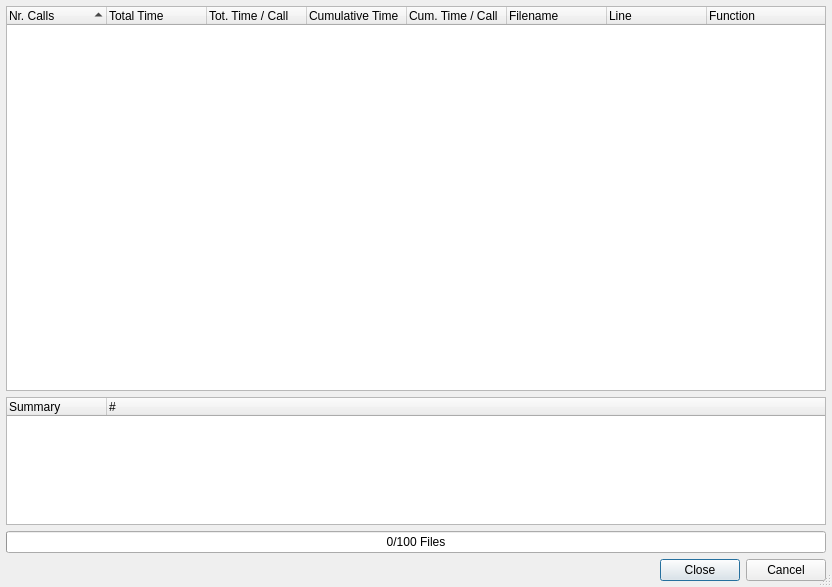
<?xml version="1.0" encoding="UTF-8"?>
<ui version="4.0">
 <class>PyProfileDialog</class>
 <widget class="QDialog" name="PyProfileDialog">
  <property name="geometry">
   <rect>
    <x>0</x>
    <y>0</y>
    <width>832</width>
    <height>587</height>
   </rect>
  </property>
  <property name="sizePolicy">
   <sizepolicy hsizetype="Expanding" vsizetype="Expanding">
    <horstretch>0</horstretch>
    <verstretch>3</verstretch>
   </sizepolicy>
  </property>
  <property name="windowTitle">
   <string>Profile Results</string>
  </property>
  <property name="whatsThis">
   <string>&lt;b&gt;Profile Results&lt;/b&gt;
&lt;p&gt;This dialog shows the profile results.&lt;/p&gt;</string>
  </property>
  <property name="sizeGripEnabled">
   <bool>true</bool>
  </property>
  <layout class="QVBoxLayout">
   <item>
    <widget class="QTreeWidget" name="resultList">
     <property name="sizePolicy">
      <sizepolicy hsizetype="Expanding" vsizetype="Expanding">
       <horstretch>0</horstretch>
       <verstretch>3</verstretch>
      </sizepolicy>
     </property>
     <property name="whatsThis">
      <string>&lt;b&gt;Profile Results&lt;/b&gt;
&lt;p&gt;This list shows the profile results. There are several actions available via the context menu.&lt;/p&gt;</string>
     </property>
     <property name="alternatingRowColors">
      <bool>true</bool>
     </property>
     <property name="rootIsDecorated">
      <bool>false</bool>
     </property>
     <property name="itemsExpandable">
      <bool>false</bool>
     </property>
     <property name="sortingEnabled">
      <bool>true</bool>
     </property>
     <column>
      <property name="text">
       <string>Nr. Calls</string>
      </property>
     </column>
     <column>
      <property name="text">
       <string>Total Time</string>
      </property>
     </column>
     <column>
      <property name="text">
       <string>Tot. Time / Call</string>
      </property>
     </column>
     <column>
      <property name="text">
       <string>Cumulative Time</string>
      </property>
     </column>
     <column>
      <property name="text">
       <string>Cum. Time / Call</string>
      </property>
     </column>
     <column>
      <property name="text">
       <string>Filename</string>
      </property>
     </column>
     <column>
      <property name="text">
       <string>Line</string>
      </property>
     </column>
     <column>
      <property name="text">
       <string>Function</string>
      </property>
     </column>
    </widget>
   </item>
   <item>
    <widget class="QTreeWidget" name="summaryList">
     <property name="sizePolicy">
      <sizepolicy hsizetype="Expanding" vsizetype="Expanding">
       <horstretch>0</horstretch>
       <verstretch>1</verstretch>
      </sizepolicy>
     </property>
     <property name="whatsThis">
      <string>&lt;b&gt;Summary&lt;/b&gt;
&lt;p&gt;This shows some overall profile data. There are several actions available via the context menu.&lt;/p&gt;</string>
     </property>
     <property name="alternatingRowColors">
      <bool>true</bool>
     </property>
     <property name="rootIsDecorated">
      <bool>false</bool>
     </property>
     <property name="itemsExpandable">
      <bool>false</bool>
     </property>
     <column>
      <property name="text">
       <string>Summary</string>
      </property>
     </column>
     <column>
      <property name="text">
       <string>#</string>
      </property>
     </column>
    </widget>
   </item>
   <item>
    <widget class="QProgressBar" name="checkProgress">
     <property name="toolTip">
      <string>Shows the progress of the profile data calculation</string>
     </property>
     <property name="value">
      <number>0</number>
     </property>
     <property name="orientation">
      <enum>Qt::Horizontal</enum>
     </property>
     <property name="format">
      <string>%v/%m Files</string>
     </property>
    </widget>
   </item>
   <item>
    <widget class="QDialogButtonBox" name="buttonBox">
     <property name="orientation">
      <enum>Qt::Horizontal</enum>
     </property>
     <property name="standardButtons">
      <set>QDialogButtonBox::Cancel|QDialogButtonBox::Close</set>
     </property>
    </widget>
   </item>
  </layout>
 </widget>
 <layoutdefault spacing="6" margin="6"/>
 <pixmapfunction>qPixmapFromMimeSource</pixmapfunction>
 <tabstops>
  <tabstop>resultList</tabstop>
  <tabstop>summaryList</tabstop>
 </tabstops>
 <resources/>
 <connections/>
</ui>
